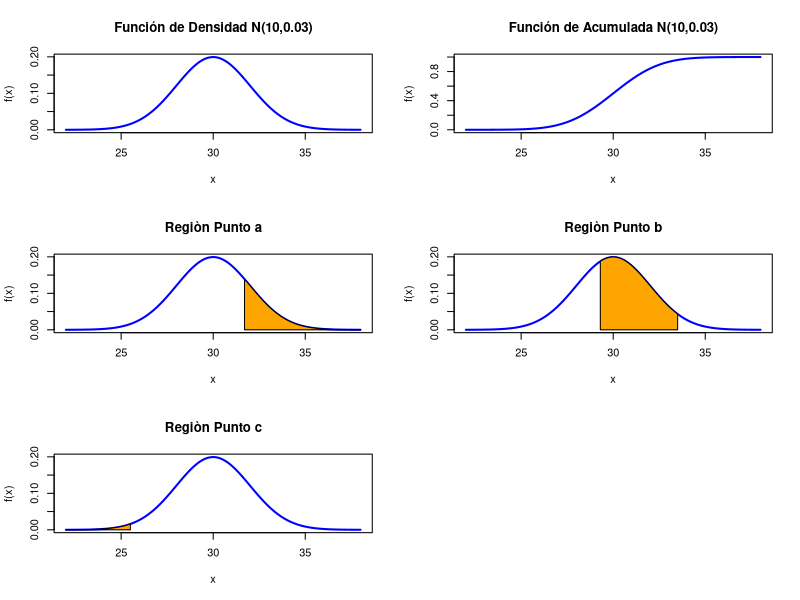

Source code (R):
#Las barras de pan de centeno que cierta panadería distribuye a las tiendas locales tienen una longitud
#promedio de 30 centímetros y una desviación estándar de 2 centímetros. Si se supone que las longitudes están
#distribuidas normalmente, ¿qué porcentaje de las barras son
#a) más largas que 31.7 centímetros?
#b) de entre 29.3 y 33.5 centímetros de longitud?
#c) Por debajo de què valor tienen una probabilidad de 1.22%?

# mu = 30, sigma = 2

mu <- 30
sigma <- 2

#a)
proba <- 0
proba <- 1-pnorm(31.7, mu, sigma)

#b)
probb <- 0
panillo997 <- pnorm(29.3, mu, sigma)
panillo1003 <- pnorm(33.5, mu, sigma)
probb <- panillo1003-panillo997

#c)
diam15 <- 0
diam15 <- qnorm(0.0122, mu, sigma)


#Graficación
x=seq(22, 38 ,by=0.01)
par(mfrow=c(3,2 ))
curve(dnorm(x, mu, sigma),xlim=c(22,38),col="blue",lwd=2, xlab="x",ylab="f(x)",main="Función de Densidad N(10,0.03)")
curve(pnorm(x, mu, sigma),xlim=c(22,38),col="blue",lwd=2, xlab="x",ylab="f(x)",main="Función de Acumulada N(10,0.03)")
curve(dnorm(x, mu, sigma),xlim=c(22,38),col="blue",lwd=2, xlab="x",ylab="f(x)",main="Regiòn Punto a")
regiona=seq(31.7, 38, 0.01)
xP <- c(31.7,regiona,38) 
yP <- c(0,dnorm(regiona,mu, sigma),0)
polygon(xP,yP,col="orange1")
curve(dnorm(x, mu, sigma),xlim=c(22,38),col="blue",lwd=2, xlab="x",ylab="f(x)",main="Regiòn Punto b")
regiona=seq(29.3, 33.5, 0.01)
xP <- c(29.3,regiona,33.5) 
yP <- c(0,dnorm(regiona,mu, sigma),0)
polygon(xP,yP,col="orange1")
curve(dnorm(x, mu, sigma),xlim=c(22,38),col="blue",lwd=2, xlab="x",ylab="f(x)",main="Regiòn Punto c")
regiona=seq(22, 25.5, 0.01)
xP <- c(22,regiona,25.5) 
yP <- c(0,dnorm(regiona,mu, sigma),0)
polygon(xP,yP,col="orange1")






